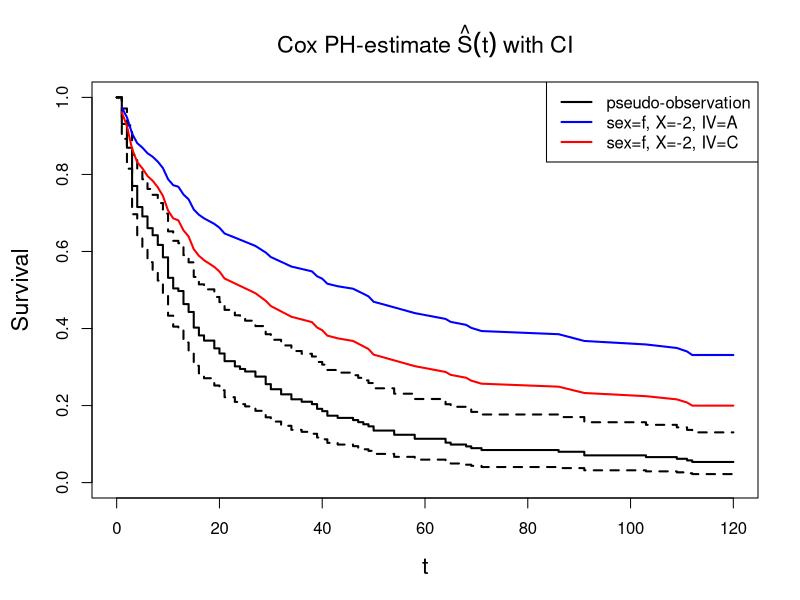
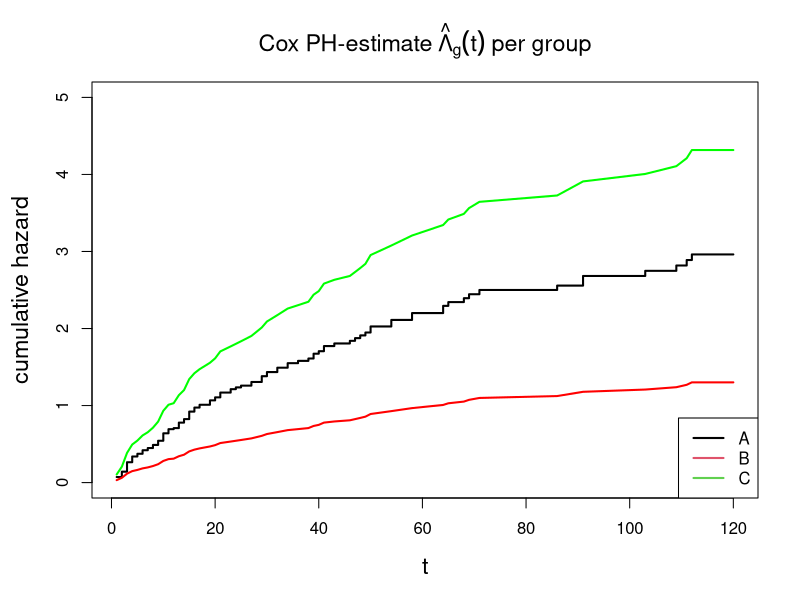
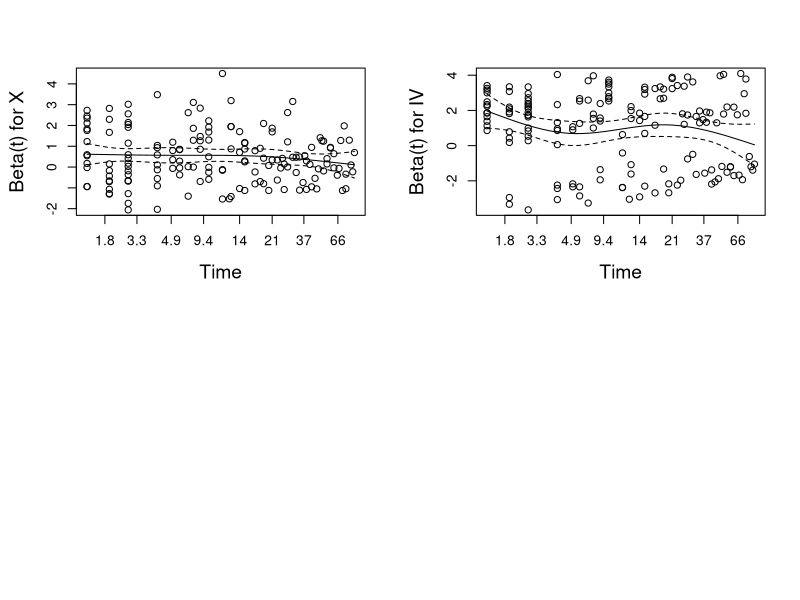
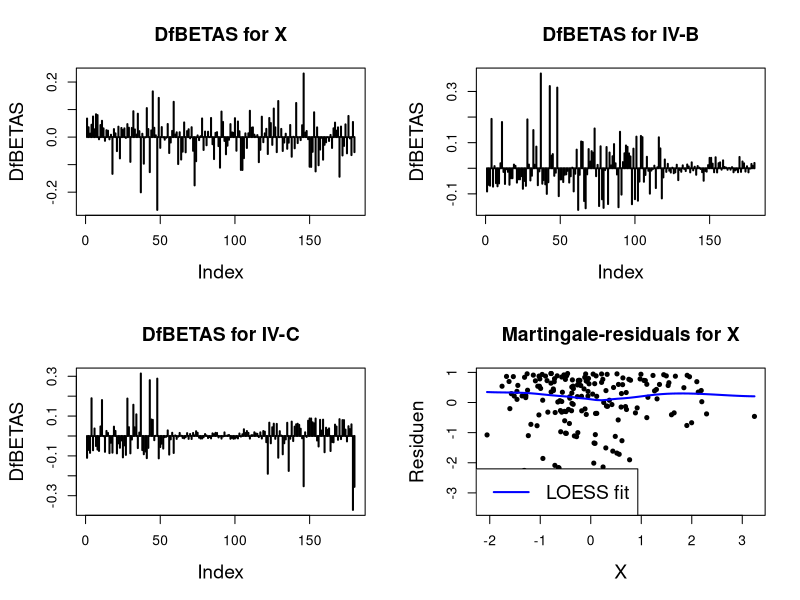

The R source for these figures, in order:
# Survival analysis: Cox proportional hazards model

library(survival)

set.seed(123)
N      <- 180
P      <- 3
sex    <- factor(sample(c("f", "m"), N, replace=TRUE))
X      <- rnorm(N, 0, 1)
IV     <- factor(rep(LETTERS[1:P], each=N/P))
IVeff  <- c(0, -1, 1.5)
Xbeta  <- 0.7*X + IVeff[unclass(IV)] + rnorm(N, 0, 2)
weibA  <- 1.5
weibB  <- 100
U      <- runif(N, 0, 1)
eventT <- ceiling((-log(U)*weibB*exp(-Xbeta))^(1/weibA))
obsLen <- 120
censT  <- rep(obsLen, N)
obsT   <- pmin(eventT, censT)
status <- eventT <= censT
dfSurv <- data.frame(obsT, status, sex, X, IV)


# Fit the Cox proportional hazards model
fitCPH <- coxph(Surv(obsT, status) ~ X + IV, data=dfSurv)
fitCPH
summary(fitCPH)


# Assess model fit
# AIC
extractAIC(fitCPH)

#McFadden, Cox & Snell and Nagelkerke pseudo R2
#Log-likelihoods for full model and 0-model without predictors X1, X2
LLf <- fitCPH$loglik[2]
LL0 <- fitCPH$loglik[1]

#McFadden pseudo-R2
as.vector(1 - (LLf / LL0))

#Cox & Snell
as.vector(1 - exp((2/N) * (LL0 - LLf)))

#Nagelkerke
as.vector((1 - exp((2/N) * (LL0 - LLf))) / (1 - exp(LL0)^(2/N)))


# Model comparisons
fitCPH1 <- coxph(Surv(obsT, status) ~ X, data=dfSurv)
anova(fitCPH1, fitCPH)    


# Estimate survival-function und cumulative baseline hazard
# Survival function
(CPH <- survfit(fitCPH))


#More meaningful: Estimated survival function for new specific data
dfNew  <- data.frame(sex=factor(c("f", "f"), levels=levels(dfSurv$sex)),
                     X=c(-2, -2),
                     IV=factor(c("A", "C"), levels=levels(dfSurv$IV)))
CPHnew <- survfit(fitCPH, newdata=dfNew)

par(mar=c(5, 4.5, 4, 2)+0.1, cex.lab=1.4, cex.main=1.4)
plot(CPH, main=expression(paste("Cox PH-estimate ", hat(S)(t), " with CI")),
     xlab="t", ylab="Survival", lwd=2)
lines(CPHnew$time, CPHnew$surv[ , 1], lwd=2, col="blue")
lines(CPHnew$time, CPHnew$surv[ , 2], lwd=2, col="red")
legend(x="topright", lwd=2, col=c("black", "blue", "red"),
       legend=c("pseudo-observation", "sex=f, X=-2, IV=A", "sex=f, X=-2, IV=C"))


# Cumulative baseline hazard
expCoef  <- exp(coef(fitCPH))
Lambda0A <- basehaz(fitCPH, centered=FALSE)
Lambda0B <- expCoef[2]*Lambda0A$hazard
Lambda0C <- expCoef[3]*Lambda0A$hazard
plot(hazard ~ time, main=expression(paste("Cox PH-estimate ", hat(Lambda)[g](t), " per group")),
     type="s", ylim=c(0, 5), xlab="t", ylab="cumulative hazard", lwd=2, data=Lambda0A)
lines(Lambda0A$time, Lambda0B, lwd=2, col="red")
lines(Lambda0A$time, Lambda0C, lwd=2, col="green")
legend(x="bottomright", lwd=2, col=1:3, legend=LETTERS[1:3])


# Model diagnostics
# Proportional hazards assumption
(czph <- cox.zph(fitCPH))

par(mfrow=c(2, 2), cex.main=1.4, cex.lab=1.4)
plot(czph)


# Influential observations
dfbetas <- residuals(fitCPH, type="dfbetas")

par(mfrow=c(2, 2), cex.main=1.4, cex.lab=1.4)
plot(dfbetas[ , 1], type="h", main="DfBETAS for X",    ylab="DfBETAS", lwd=2)
plot(dfbetas[ , 2], type="h", main="DfBETAS for IV-B", ylab="DfBETAS", lwd=2)
plot(dfbetas[ , 3], type="h", main="DfBETAS for IV-C", ylab="DfBETAS", lwd=2)

# Linearity of log hazard
resMart <- residuals(fitCPH, type="martingale")
plot(dfSurv$X, resMart, main="Martingale-residuals for X",
     xlab="X", ylab="Residuen", pch=20)
lines(loess.smooth(dfSurv$X, resMart), lwd=2, col="blue")
legend(x="bottomleft", col="blue", lwd=2, legend="LOESS fit", cex=1.4)



# Predicted hazard ratios
hazRat <- predict(fitCPH, type="risk")
head(hazRat)